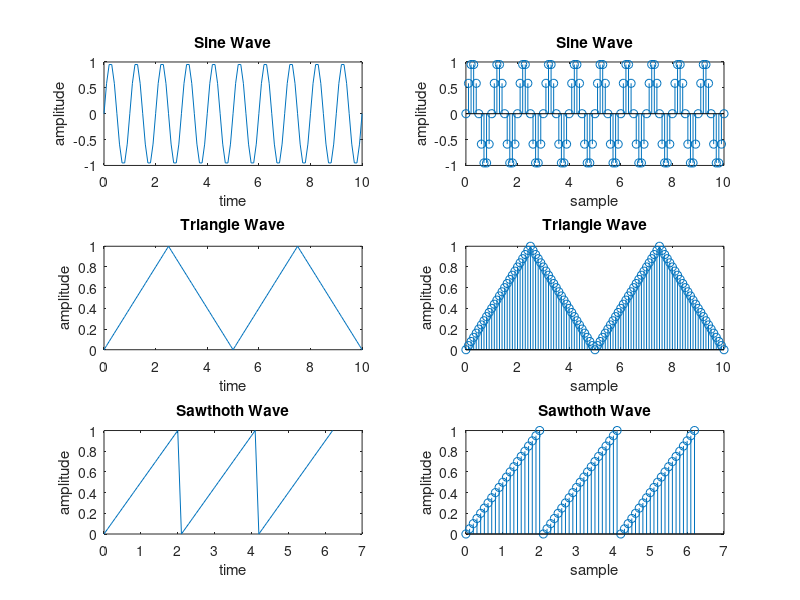

Write the MATLAB code that produced this figure.
close all;
clear all;
clc;

v = (10-0)/0.1;
x = 0:0.1:10;
% Sine Wave plotting
s = [sin(2*pi.*x)];
subplot(3,2,1);
plot(x, s)
xlabel('time')
ylabel('amplitude')
title('Sine Wave')

subplot(3,2,2);
stem(x, s)
xlabel('sample')
ylabel('amplitude')
title('Sine Wave')

% Triangle Wave plotting
a = 4/v:4/v:(1-(4/v));
tri = [0 a 1 fliplr(a) 0 a 1 fliplr(a) 0];

subplot(3,2,3);
plot(x, tri)
xlabel('time')
ylabel('amplitude')
title('Triangle Wave')

subplot(3,2,4);
stem(x, tri)
xlabel('sample')
ylabel('amplitude')
title('Triangle Wave')

% Swathoth Wave plotting
z = 0:0.1:6.2;
b = [0:1/20:1];   %Since we need 3 waves (601/3)
sa = [b b b];
subplot(3,2,5);
plot(z, sa)
xlabel('time')
ylabel('amplitude')
title('Sawthoth Wave')

subplot(3,2,6);
stem(z, sa)
xlabel('sample')
ylabel('amplitude')
title('Sawthoth Wave')
